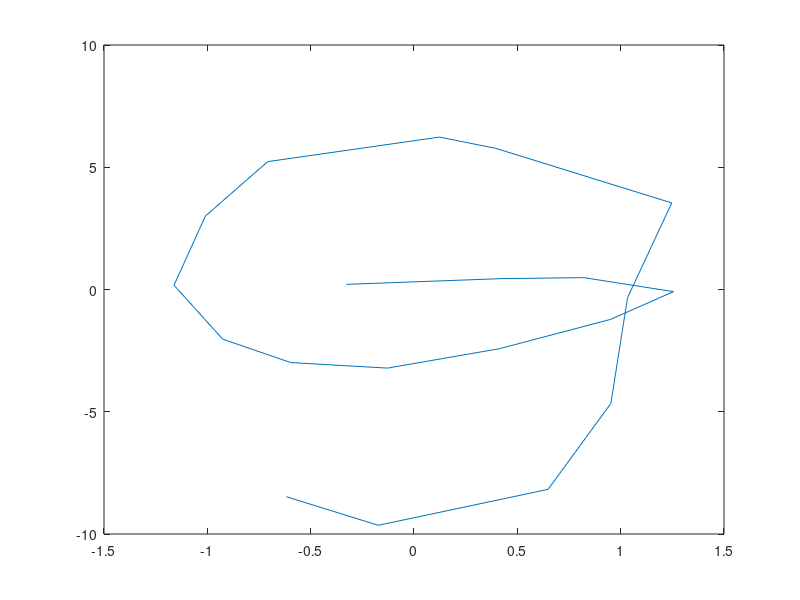

Reproduce this figure in MATLAB.
% test bruit gaussien

clear;
close all;
clc;

debut = 0;
fin = 10;
valeurs = 20;
t = linspace( debut, fin, valeurs );

% def bords terrain, nb amers
% def arc de visibilté

X = sin( t ) + 0.2 * randn( 1, valeurs );
Y = t .* cos( t ) + 0.2 * randn( 1, valeurs );

plot( X, Y );
